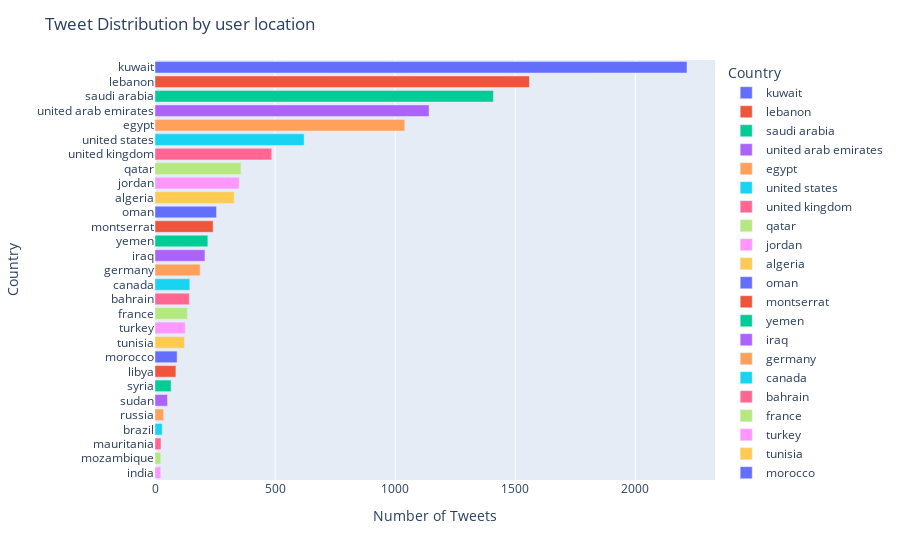

Write notebook code for a chart like this one.
### Code cell
fig_bar = px.bar(top_countries, x="tweets", y="country", color="country", labels={"tweets": "Number of Tweets", "country": "Country"})

fig_bar.update_layout(
    title_text = 'Tweet Distribution by user location',
    autosize=False,
)

fig_map = px.choropleth(top_countries, locations="ISO_alpha",
                    color="tweets",
                    hover_name="country", # column to add to hover information
                    color_continuous_scale=px.colors.sequential.amp,
                    labels={"tweets": "Tweets"},
                    )

fig_map.update_geos(fitbounds="locations",  resolution=110, visible=True, showframe=False)
fig_map.update_layout(
    title_text = 'Tweet Distribution by user location',
    autosize=False,
    margin=dict(l=0,
                r=100,
                b=0,
                t=50,
                pad=4,
                autoexpand=False
            )
)

fig.write_image(os.path.join(full_export_dir, "top_locations_bar.png"))
fig.write_image(os.path.join(full_export_dir, "top_locations_map.png"))
fig_map.show()
fig_bar.show()

### Figure 1 — Plotly figure (JSON) as saved in the notebook; plotly's stock layout.template omitted (floating-point values rounded to 4 significant figures)
{"data": [{"alignmentgroup": "True", "hovertemplate": "Country=%{y}<br>Number of Tweets=%{x}<extra></extra>", "legendgroup": "kuwait", "marker": {"color": "#636efa", "pattern": {"shape": ""}}, "name": "kuwait", "offsetgroup": "kuwait", "orientation": "h", "showlegend": true, "textposition": "auto", "type": "bar", "x": [2215], "xaxis": "x", "y": ["kuwait"], "yaxis": "y"}, {"alignmentgroup": "True", "hovertemplate": "Country=%{y}<br>Number of Tweets=%{x}<extra></extra>", "legendgroup": "lebanon", "marker": {"color": "#EF553B", "pattern": {"shape": ""}}, "name": "lebanon", "offsetgroup": "lebanon", "orientation": "h", "showlegend": true, "textposition": "auto", "type": "bar", "x": [1559], "xaxis": "x", "y": ["lebanon"], "yaxis": "y"}, {"alignmentgroup": "True", "hovertemplate": "Country=%{y}<br>Number of Tweets=%{x}<extra></extra>", "legendgroup": "saudi arabia", "marker": {"color": "#00cc96", "pattern": {"shape": ""}}, "name": "saudi arabia", "offsetgroup": "saudi arabia", "orientation": "h", "showlegend": true, "textposition": "auto", "type": "bar", "x": [1409], "xaxis": "x", "y": ["saudi arabia"], "yaxis": "y"}, {"alignmentgroup": "True", "hovertemplate": "Country=%{y}<br>Number of Tweets=%{x}<extra></extra>", "legendgroup": "united arab emirates", "marker": {"color": "#ab63fa", "pattern": {"shape": ""}}, "name": "united arab emirates", "offsetgroup": "united arab emirates", "orientation": "h", "showlegend": true, "textposition": "auto", "type": "bar", "x": [1141], "xaxis": "x", "y": ["united arab emirates"], "yaxis": "y"}, {"alignmentgroup": "True", "hovertemplate": "Country=%{y}<br>Number of Tweets=%{x}<extra></extra>", "legendgroup": "egypt", "marker": {"color": "#FFA15A", "pattern": {"shape": ""}}, "name": "egypt", "offsetgroup": "egypt", "orientation": "h", "showlegend": true, "textposition": "auto", "type": "bar", "x": [1040], "xaxis": "x", "y": ["egypt"], "yaxis": "y"}, {"alignmentgroup": "True", "hovertemplate": "Country=%{y}<br>Number of Tweets=%{x}<extra></extra>", "legendgroup": "united states", "marker": {"color": "#19d3f3", "pattern": {"shape": ""}}, "name": "united states", "offsetgroup": "united states", "orientation": "h", "showlegend": true, "textposition": "auto", "type": "bar", "x": [621], "xaxis": "x", "y": ["united states"], "yaxis": "y"}, {"alignmentgroup": "True", "hovertemplate": "Country=%{y}<br>Number of Tweets=%{x}<extra></extra>", "legendgroup": "united kingdom", "marker": {"color": "#FF6692", "pattern": {"shape": ""}}, "name": "united kingdom", "offsetgroup": "united kingdom", "orientation": "h", "showlegend": true, "textposition": "auto", "type": "bar", "x": [486], "xaxis": "x", "y": ["united kingdom"], "yaxis": "y"}, {"alignmentgroup": "True", "hovertemplate": "Country=%{y}<br>Number of Tweets=%{x}<extra></extra>", "legendgroup": "qatar", "marker": {"color": "#B6E880", "pattern": {"shape": ""}}, "name": "qatar", "offsetgroup": "qatar", "orientation": "h", "showlegend": true, "textposition": "auto", "type": "bar", "x": [358], "xaxis": "x", "y": ["qatar"], "yaxis": "y"}, {"alignmentgroup": "True", "hovertemplate": "Country=%{y}<br>Number of Tweets=%{x}<extra></extra>", "legendgroup": "jordan", "marker": {"color": "#FF97FF", "pattern": {"shape": ""}}, "name": "jordan", "offsetgroup": "jordan", "orientation": "h", "showlegend": true, "textposition": "auto", "type": "bar", "x": [351], "xaxis": "x", "y": ["jordan"], "yaxis": "y"}, {"alignmentgroup": "True", "hovertemplate": "Country=%{y}<br>Number of Tweets=%{x}<extra></extra>", "legendgroup": "algeria", "marker": {"color": "#FECB52", "pattern": {"shape": ""}}, "name": "algeria", "offsetgroup": "algeria", "orientation": "h", "showlegend": true, "textposition": "auto", "type": "bar", "x": [330], "xaxis": "x", "y": ["algeria"], "yaxis": "y"}, {"alignmentgroup": "True", "hovertemplate": "Country=%{y}<br>Number of Tweets=%{x}<extra></extra>", "legendgroup": "oman", "marker": {"color": "#636efa", "pattern": {"shape": ""}}, "name": "oman", "offsetgroup": "oman", "orientation": "h", "showlegend": true, "textposition": "auto", "type": "bar", "x": [256], "xaxis": "x", "y": ["oman"], "yaxis": "y"}, {"alignmentgroup": "True", "hovertemplate": "Country=%{y}<br>Number of Tweets=%{x}<extra></extra>", "legendgroup": "montserrat", "marker": {"color": "#EF553B", "pattern": {"shape": ""}}, "name": "montserrat", "offsetgroup": "montserrat", "orientation": "h", "showlegend": true, "textposition": "auto", "type": "bar", "x": [242], "xaxis": "x", "y": ["montserrat"], "yaxis": "y"}, {"alignmentgroup": "True", "hovertemplate": "Country=%{y}<br>Number of Tweets=%{x}<extra></extra>", "legendgroup": "yemen", "marker": {"color": "#00cc96", "pattern": {"shape": ""}}, "name": "yemen", "offsetgroup": "yemen", "orientation": "h", "showlegend": true, "textposition": "auto", "type": "bar", "x": [220], "xaxis": "x", "y": ["yemen"], "yaxis": "y"}, {"alignmentgroup": "True", "hovertemplate": "Country=%{y}<br>Number of Tweets=%{x}<extra></extra>", "legendgroup": "iraq", "marker": {"color": "#ab63fa", "pattern": {"shape": ""}}, "name": "iraq", "offsetgroup": "iraq", "orientation": "h", "showlegend": true, "textposition": "auto", "type": "bar", "x": [208], "xaxis": "x", "y": ["iraq"], "yaxis": "y"}, {"alignmentgroup": "True", "hovertemplate": "Country=%{y}<br>Number of Tweets=%{x}<extra></extra>", "legendgroup": "germany", "marker": {"color": "#FFA15A", "pattern": {"shape": ""}}, "name": "germany", "offsetgroup": "germany", "orientation": "h", "showlegend": true, "textposition": "auto", "type": "bar", "x": [188], "xaxis": "x", "y": ["germany"], "yaxis": "y"}, {"alignmentgroup": "True", "hovertemplate": "Country=%{y}<br>Number of Tweets=%{x}<extra></extra>", "legendgroup": "canada", "marker": {"color": "#19d3f3", "pattern": {"shape": ""}}, "name": "canada", "offsetgroup": "canada", "orientation": "h", "showlegend": true, "textposition": "auto", "type": "bar", "x": [145], "xaxis": "x", "y": ["canada"], "yaxis": "y"}, {"alignmentgroup": "True", "hovertemplate": "Country=%{y}<br>Number of Tweets=%{x}<extra></extra>", "legendgroup": "bahrain", "marker": {"color": "#FF6692", "pattern": {"shape": ""}}, "name": "bahrain", "offsetgroup": "bahrain", "orientation": "h", "showlegend": true, "textposition": "auto", "type": "bar", "x": [143], "xaxis": "x", "y": ["bahrain"], "yaxis": "y"}, {"alignmentgroup": "True", "hovertemplate": "Country=%{y}<br>Number of Tweets=%{x}<extra></extra>", "legendgroup": "france", "marker": {"color": "#B6E880", "pattern": {"shape": ""}}, "name": "france", "offsetgroup": "france", "orientation": "h", "showlegend": true, "textposition": "auto", "type": "bar", "x": [135], "xaxis": "x", "y": ["france"], "yaxis": "y"}, {"alignmentgroup": "True", "hovertemplate": "Country=%{y}<br>Number of Tweets=%{x}<extra></extra>", "legendgroup": "turkey", "marker": {"color": "#FF97FF", "pattern": {"shape": ""}}, "name": "turkey", "offsetgroup": "turkey", "orientation": "h", "showlegend": true, "textposition": "auto", "type": "bar", "x": [126], "xaxis": "x", "y": ["turkey"], "yaxis": "y"}, {"alignmentgroup": "True", "hovertemplate": "Country=%{y}<br>Number of Tweets=%{x}<extra></extra>", "legendgroup": "tunisia", "marker": {"color": "#FECB52", "pattern": {"shape": ""}}, "name": "tunisia", "offsetgroup": "tunisia", "orientation": "h", "showlegend": true, "textposition": "auto", "type": "bar", "x": [123], "xaxis": "x", "y": ["tunisia"], "yaxis": "y"}, {"alignmentgroup": "True", "hovertemplate": "Country=%{y}<br>Number of Tweets=%{x}<extra></extra>", "legendgroup": "morocco", "marker": {"color": "#636efa", "pattern": {"shape": ""}}, "name": "morocco", "offsetgroup": "morocco", "orientation": "h", "showlegend": true, "textposition": "auto", "type": "bar", "x": [92], "xaxis": "x", "y": ["morocco"], "yaxis": "y"}, {"alignmentgroup": "True", "hovertemplate": "Country=%{y}<br>Number of Tweets=%{x}<extra></extra>", "legendgroup": "libya", "marker": {"color": "#EF553B", "pattern": {"shape": ""}}, "name": "libya", "offsetgroup": "libya", "orientation": "h", "showlegend": true, "textposition": "auto", "type": "bar", "x": [87], "xaxis": "x", "y": ["libya"], "yaxis": "y"}, {"alignmentgroup": "True", "hovertemplate": "Country=%{y}<br>Number of Tweets=%{x}<extra></extra>", "legendgroup": "syria", "marker": {"color": "#00cc96", "pattern": {"shape": ""}}, "name": "syria", "offsetgroup": "syria", "orientation": "h", "showlegend": true, "textposition": "auto", "type": "bar", "x": [67], "xaxis": "x", "y": ["syria"], "yaxis": "y"}, {"alignmentgroup": "True", "hovertemplate": "Country=%{y}<br>Number of Tweets=%{x}<extra></extra>", "legendgroup": "sudan", "marker": {"color": "#ab63fa", "pattern": {"shape": ""}}, "name": "sudan", "offsetgroup": "sudan", "orientation": "h", "showlegend": true, "textposition": "auto", "type": "bar", "x": [52], "xaxis": "x", "y": ["sudan"], "yaxis": "y"}, {"alignmentgroup": "True", "hovertemplate": "Country=%{y}<br>Number of Tweets=%{x}<extra></extra>", "legendgroup": "russia", "marker": {"color": "#FFA15A", "pattern": {"shape": ""}}, "name": "russia", "offsetgroup": "russia", "orientation": "h", "showlegend": true, "textposition": "auto", "type": "bar", "x": [36], "xaxis": "x", "y": ["russia"], "yaxis": "y"}, {"alignmentgroup": "True", "hovertemplate": "Country=%{y}<br>Number of Tweets=%{x}<extra></extra>", "legendgroup": "brazil", "marker": {"color": "#19d3f3", "pattern": {"shape": ""}}, "name": "brazil", "offsetgroup": "brazil", "orientation": "h", "showlegend": true, "textposition": "auto", "type": "bar", "x": [30], "xaxis": "x", "y": ["brazil"], "yaxis": "y"}, {"alignmentgroup": "True", "hovertemplate": "Country=%{y}<br>Number of Tweets=%{x}<extra></extra>", "legendgroup": "mauritania", "marker": {"color": "#FF6692", "pattern": {"shape": ""}}, "name": "mauritania", "offsetgroup": "mauritania", "orientation": "h", "showlegend": true, "textposition": "auto", "type": "bar", "x": [25], "xaxis": "x", "y": ["mauritania"], "yaxis": "y"}, {"alignmentgroup": "True", "hovertemplate": "Country=%{y}<br>Number of Tweets=%{x}<extra></extra>", "legendgroup": "mozambique", "marker": {"color": "#B6E880", "pattern": {"shape": ""}}, "name": "mozambique", "offsetgroup": "mozambique", "orientation": "h", "showlegend": true, "textposition": "auto", "type": "bar", "x": [24], "xaxis": "x", "y": ["mozambique"], "yaxis": "y"}, {"alignmentgroup": "True", "hovertemplate": "Country=%{y}<br>Number of Tweets=%{x}<extra></extra>", "legendgroup": "india", "marker": {"color": "#FF97FF", "pattern": {"shape": ""}}, "name": "india", "offsetgroup": "india", "orientation": "h", "showlegend": true, "textposition": "auto", "type": "bar", "x": [24], "xaxis": "x", "y": ["india"], "yaxis": "y"}], "layout": {"autosize": false, "barmode": "relative", "legend": {"title": {"text": "Country"}, "tracegroupgap": 0}, "margin": {"t": 60}, "title": {"text": "Tweet Distribution by user location"}, "xaxis": {"anchor": "y", "domain": [0, 1], "title": {"text": "Number of Tweets"}}, "yaxis": {"anchor": "x", "categoryarray": ["india", "mozambique", "mauritania", "brazil", "russia", "sudan", "syria", "libya", "morocco", "tunisia", "turkey", "france", "bahrain", "canada", "germany", "iraq", "yemen", "montserrat", "oman", "algeria", "jordan", "qatar", "united kingdom", "united states", "egypt", "united arab emirates", "saudi arabia", "lebanon", "kuwait"], "categoryorder": "array", "domain": [0, 1], "title": {"text": "Country"}}}}
